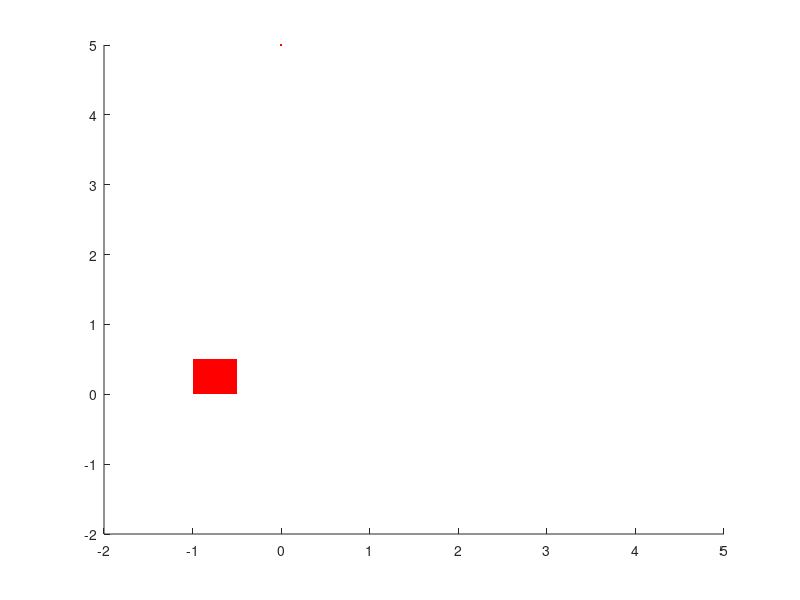

This chart was generated by the following MATLAB code: (Note: this script raises an error after producing the figure.)
%% ME3050 - Dynamics, Modeling, and Control
% Tristan Hill - 09/10/2015
% 1DOF lumped parameter model (mass+spring) 
%%
% using the...
% TIMER CALLBACK CODE - MATLAB CENTRAL
% Sachitha Obeysekara:
%%

clear all
close all
clc


tmax=10;

%define timer function params
i=1;
t=0;
dt=.05;
%define the model parameters (as global vars)
g=9.8;  %m/s^2
m=10;    %mass of mass (kg)
k=45;    %spring constant (N/m)
%initial conditions (as global vars)
x0=5;    %init pos
xdot0=0; %init vel

p.g=g 
p.m=m 
p.k=k
p.x0=x0 
p.x0dot=xdot0 

% prepare the plot
axes('xlim',[-2,5],'ylim',[-2,5]);

l=line(t,x0,...
    'userdata',0,...
    'marker','.',...
    'color','red',...
    'markersize',5,...
    'linestyle','none');

p.l=l

px=[0 .5 .5 0]-1;
py=[0 0 .5 .5];

pp=patch(px,py,'red',...
    'userdata',0,...
    'marker','.',...
    'markersize',5,...
    'linestyle','none');
shg;   

th=timer;
set(th,...
    'timerfcn',@model_mk,...
    'period',dt,...
    'executionmode','fixedrate',...
    'userdata',p);
% ...and start it

start(th);

% while(t<tmax);
% end
%    
% % clean up
% stop(th);
% delete(th);
% close(h)
